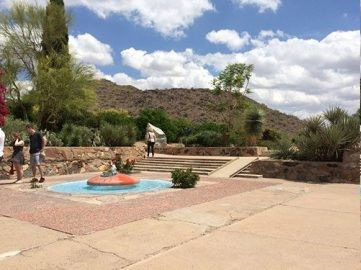
#> input picture images/image_stitching_opencv_scottsdale1.jpg, 361 x 270 px; its folder holds 3 pictures in this run
$ python image_stitching_simple.py --images images --output out.png
#> lines starting #> are read from the running program, lines starting #| are printed output that depends on the picture
from imutils import paths
import numpy as np
import argparse
import  imutils
import cv2


ap = argparse.ArgumentParser()
ap.add_argument("-i", "--images", required=True, help="path to input directory of images to stitch")
ap.add_argument("-o", "--output", type=str, required=True, help="path to the output image")
ap.add_argument("-c", "--crop", type=int, default=0, help="whether to crop out largest rectangular region")
args = vars(ap.parse_args())

print("[INFO] loading images...")

imagePaths = sorted(paths.list_images(args["images"]))
images = []

for imagePath in imagePaths:
    image = cv2.imread(imagePath)
#> image is the input picture: shape (270, 361, 3); mean B, G, R 139.7, 151.9, 161.9
    images.append(image)

print("[INFO] stitching images...")
stitcher = cv2.createStitcher() if imutils.is_cv3() else cv2.Stitcher_create()
(status, stitched) = stitcher.stitch(images)
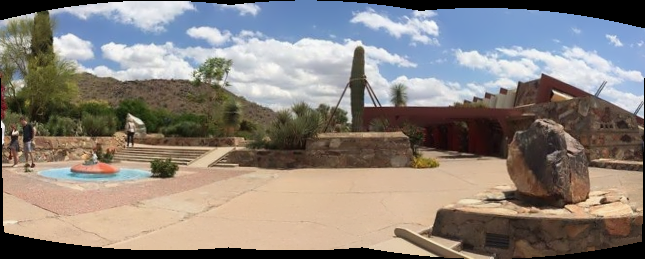
#> stitched: shape (259, 645, 3); mean of channels 0, 1, 2 124.2, 130.6, 138.3; drawn as B, G, R
#> status = 0

if status == 0:

    if args["crop"] > 0:
        print("[INFO] cropping...")
        stitched = cv2.copyMakeBorder(stitched, 10,10,10,10,cv2.BORDER_CONSTANT, (0,0,0))


        gray = cv2.cvtColor(stitched, cv2.COLOR_BGR2GRAY)
        thresh = cv2.threshold(gray, 0,255,cv2.THRESH_BINARY)[1]


        cnts = cv2.findContours(thresh.copy(), cv2.RETR_EXTERNAL, cv2.CHAIN_APPROX_SIMPLE)
        cnts = imutils.grab_contours(cnts)
        c = max(cnts, key = cv2.contourArea)

        mask = np.zeros(thresh.shape, dtype='uint8')
        (x,y,w,h) = cv2.boundingRect(c)
        cv2.rectangle(mask, (x,y), (x+w, y+h), 255, -1)

        minRect = mask.copy()
        sub = mask.copy()

        while cv2.countNonZero(sub) > 0:

            minRect = cv2.erode(minRect, None)
            sub = cv2.subtract(minRect, thresh)

        cnts = cv2.findContours(minRect.copy(), cv2.RETR_EXTERNAL, cv2.CHAIN_APPROX_SIMPLE)
        cnts = imutils.grab_contours(cnts)
        c = max(cnts, key=cv2.contourArea)
        (x,y,w,h) = cv2.boundingRect(c)

        stitched = stitched[y:y+h, x:x+w]
    cv2.imwrite(args["output"], stitched)

    cv2.imshow("stitched", stitched)
    cv2.waitKey(0)

else:
    print("[INFO] image stitching failed ({})".format(status))
